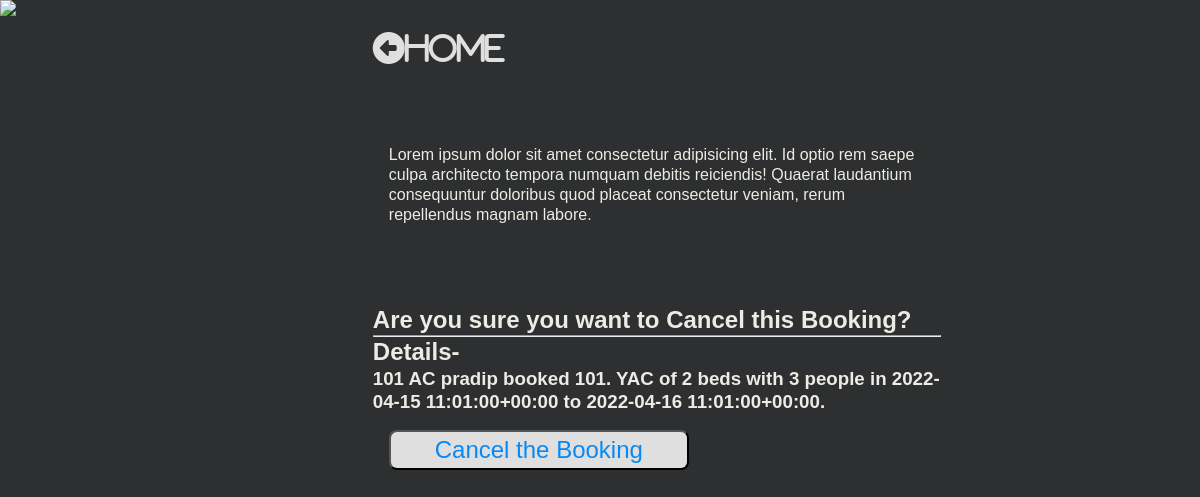
Screenshot of /booking/cancel/4 with the database file from the repository.
### app/models.py (models this page shows, shortened)
class Booking(models.Model):
    user = models.ForeignKey(settings.AUTH_USER_MODEL,
                             on_delete=models.CASCADE)
    room = models.ForeignKey(Room, on_delete=models.CASCADE)
    check_in = models.DateTimeField()
    check_out = models.DateTimeField()
    payment_method = models.CharField(
        max_length=20, choices=METHOD, null=True, default="Cash On Delevery")
    payment_completed = models.BooleanField(
        default=False, null=True, blank=True)
    def __str__(self):
        return f'{self.user} booked {self.room} in {self.check_in} to {self.check_out}.'
    def get_room_category(self):
        room_categories = dict(self.room.Room_categories)
        room_category = room_categories.get(self.room.category)
        return room_category

class Room(models.Model):
    Room_categories = (
        ('NAC', 'NON-AC'),
        ('YAC', 'AC'),
        ('DEL', 'DELUXE'),
        ('KIN', 'KING'),
        ('QUE', 'QUEEN'),
    )
    number = models.IntegerField()
    category = models.CharField(max_length=3, choices=Room_categories)
    beds = models.IntegerField()
    capacity = models.IntegerField()
    def __str__(self):
        return f'{self.number}. {self.category} of {self.beds} beds with {self.capacity} people'

### app/views.py (the view)
# urls.py: path('booking/cancel/<pk>', CancelBookingView.as_view(),
class CancelBookingView(DeleteView):
    model = Booking
    template_name = 'booking_cancel_view.html'
    success_url = reverse_lazy('BookingListView')

### templates/booking_cancel_view.html (shortened to what this page needs)
{% load static %}
<!DOCTYPE html>
<html lang="en">
<head>
    <link rel="stylesheet" href="{% static 'css/room_detail_view.css' %}">
</head>
<body>
    <div class="content">
        <div class="image">
            <img
                src="https://images.unsplash.com/photo-1519710164239-da123dc03ef4?ixlib=rb-1.2.1&ixid=eyJhcHBfaWQiOjEyMDd9&auto=format&fit=crop&w=500&q=60">
        </div>
        <div class="room">
            <div class="home">
                <a href="{% url 'RoomListView' %}"></ahref><i class="fas fa-arrow-alt-circle-left">Home</i></a>
            </div>
            <div class="room-info">
                <p>Lorem ipsum dolor sit amet consectetur adipisicing elit. Id optio rem saepe culpa architecto tempora
                    numquam debitis reiciendis! Quaerat laudantium consequuntur doloribus quod placeat consectetur
                    veniam,
                    rerum repellendus magnam labore. </p>
            </div>
            <form id="booking-form" action="" method="POST">
                <h2> Are you sure you want to Cancel this Booking? <HR>Details- </h2>
                <h3>{{booking.room.number}} {{booking.get_room_category}} {{booking}}</h3>
                <div class="input-div">
                    <button type="submit">Cancel the Booking</button>
                </div>
            </form>
        </div>
    </div>
</body>
</html>

### static/css/room_detail_view.css (style rules this page uses)
* { padding: 0; margin: 0; box-sizing: border-box; }
body { background-color: rgb(46, 47, 48); color: rgb(236, 235, 228); font-family: sans-serif; line-height: 1.25; height: 100vh; }
.content { display: flex; flex-direction: row; flex-wrap: wrap; width: 100%; justify-content: left; }
.image { flex: 0.3; }
.room { flex: 0.5; margin: 2rem; display: flex; text-align: left; align-items: start; flex-direction: column; }
.home { flex: 0.2; }
.room-info { flex: 0.4; margin: 5rem 1rem; }
form { display: flex; flex: 0.4 1 auto; flex-direction: column; }
.image img { flex: 1; max-height: 99.2vh; }
i { color: #dfdfdf; font-size: 2rem; }
.input-div { flex: 1 1 auto; margin: 1rem; display: flex; flex-direction: column; justify-content: space-between; }
input, button { flex: 1; width: 300px; border-radius: 0.5rem; line-height: 1.5; font-size: 1.5rem; color: #555; }
button { background-color: #dfdfdf; color: rgb(6, 137, 245); outline: none; }

### rows the page displays
Booking: room.number "101", get_room_category "AC", user+room+check_in "pradip booked 101. YAC of 2 beds with 3 people in 2022-04-15 11:01:00+00:00 to 2022-04-16 11:01:00+00:00."
